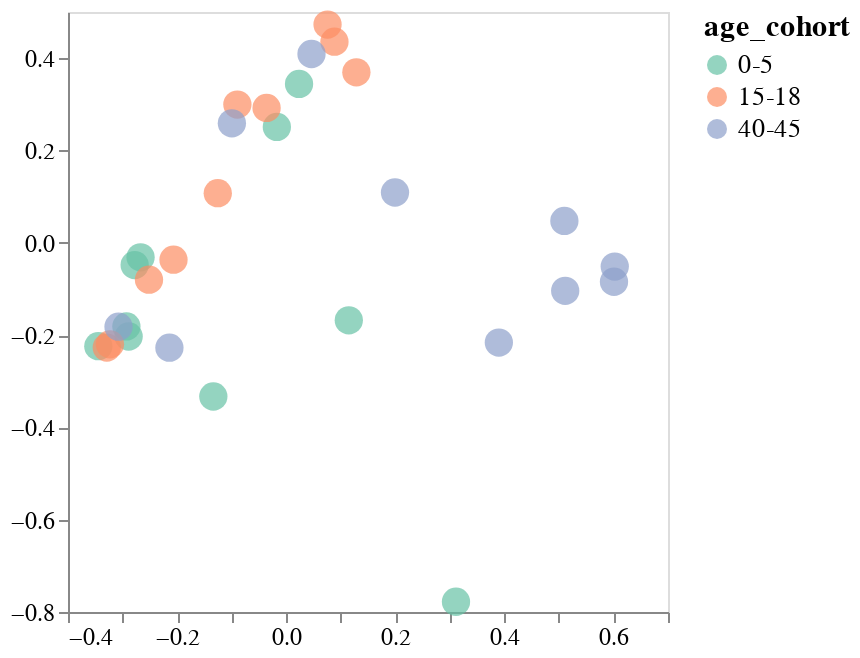

Notebook source saved alongside this figure:
### Code cell
mds_and_plot(escape_df, site_or_aa='site', p=2, 
             dissimilarity_method='one_minus', mds_random_state=7)

### Figure 1 — Vega-Lite specification as saved in the notebook (floating-point values rounded to 4 significant figures)
{"config": {"view": {"continuousWidth": 300, "continuousHeight": 300}, "axis": {"grid": false, "labelFontSize": 12, "title": null}, "legend": {"labelFontSize": 13, "titleFontSize": 15}}, "data": {"name": "data-af1c84b0bcb67df908ed946ed454696f"}, "mark": {"type": "circle", "opacity": 0.7, "size": 200}, "encoding": {"color": {"field": "age_cohort", "scale": {"scheme": "set2"}, "type": "nominal"}, "detail": {"field": "serum", "type": "nominal"}, "tooltip": [{"field": "serum", "type": "nominal"}, {"field": "age_cohort", "type": "nominal"}], "x": {"field": "x_coord", "scale": {"padding": 5}, "type": "quantitative"}, "y": {"field": "y_coord", "scale": {"padding": 5}, "type": "quantitative"}}, "$schema": "https://vega.github.io/schema/vega-lite/v5.8.0.json", "datasets": {"data-af1c84b0bcb67df908ed946ed454696f": [{"serum": "2367", "x_coord": -0.3444, "y_coord": -0.2241, "age_cohort": "0-5"}, {"serum": "3944", "x_coord": -0.2929, "y_coord": -0.1813, "age_cohort": "0-5"}, {"serum": "2462", "x_coord": 0.1148, "y_coord": -0.1681, "age_cohort": "0-5"}, {"serum": "2389", "x_coord": -0.1336, "y_coord": -0.3331, "age_cohort": "0-5"}, {"serum": "2323", "x_coord": -0.2888, "y_coord": -0.2031, "age_cohort": "0-5"}, {"serum": "2388", "x_coord": -0.2778, "y_coord": -0.04822, "age_cohort": "0-5"}, {"serum": "2463", "x_coord": -0.267, "y_coord": -0.03149, "age_cohort": "0-5"}, {"serum": "3973", "x_coord": 0.02357, "y_coord": 0.3442, "age_cohort": "0-5"}, {"serum": "4299", "x_coord": -0.01712, "y_coord": 0.2511, "age_cohort": "0-5"}, {"serum": "4584", "x_coord": 0.3113, "y_coord": -0.7778, "age_cohort": "0-5"}, {"serum": "2343", "x_coord": 0.0885, "y_coord": 0.4357, "age_cohort": "15-18"}, {"serum": "2350", "x_coord": -0.1254, "y_coord": 0.1075, "age_cohort": "15-18"}, {"serum": "2365", "x_coord": -0.2066, "y_coord": -0.03673, "age_cohort": "15-18"}, {"serum": "2380", "x_coord": -0.2515, "y_coord": -0.08003, "age_cohort": "15-18"}, {"serum": "2382", "x_coord": -0.03592, "y_coord": 0.2921, "age_cohort": "15-18"}, {"serum": "3866", "x_coord": -0.3289, "y_coord": -0.2272, "age_cohort": "15-18"}, {"serum": "3856", "x_coord": 0.1287, "y_coord": 0.3694, "age_cohort": "15-18"}, {"serum": "3857", "x_coord": -0.08947, "y_coord": 0.2995, "age_cohort": "15-18"}, {"serum": "3862", "x_coord": 0.07584, "y_coord": 0.4728, "age_cohort": "15-18"}, {"serum": "3895", "x_coord": -0.3231, "y_coord": -0.2199, "age_cohort": "15-18"}, {"serum": "33C", "x_coord": 0.3899, "y_coord": -0.2162, "age_cohort": "40-45"}, {"serum": "34C", "x_coord": -0.3074, "y_coord": -0.1817, "age_cohort": "40-45"}, {"serum": "197C", "x_coord": 0.1995, "y_coord": 0.1089, "age_cohort": "40-45"}, {"serum": "199C", "x_coord": 0.51, "y_coord": 0.0473, "age_cohort": "40-45"}, {"serum": "215C", "x_coord": -0.09952, "y_coord": 0.2589, "age_cohort": "40-45"}, {"serum": "210C", "x_coord": 0.601, "y_coord": -0.08445, "age_cohort": "40-45"}, {"serum": "74C", "x_coord": 0.6024, "y_coord": -0.05156, "age_cohort": "40-45"}, {"serum": "68C", "x_coord": 0.04642, "y_coord": 0.409, "age_cohort": "40-45"}, {"serum": "150C", "x_coord": -0.2141, "y_coord": -0.2273, "age_cohort": "40-45"}, {"serum": "18C", "x_coord": 0.5115, "y_coord": -0.1042, "age_cohort": "40-45"}]}}
